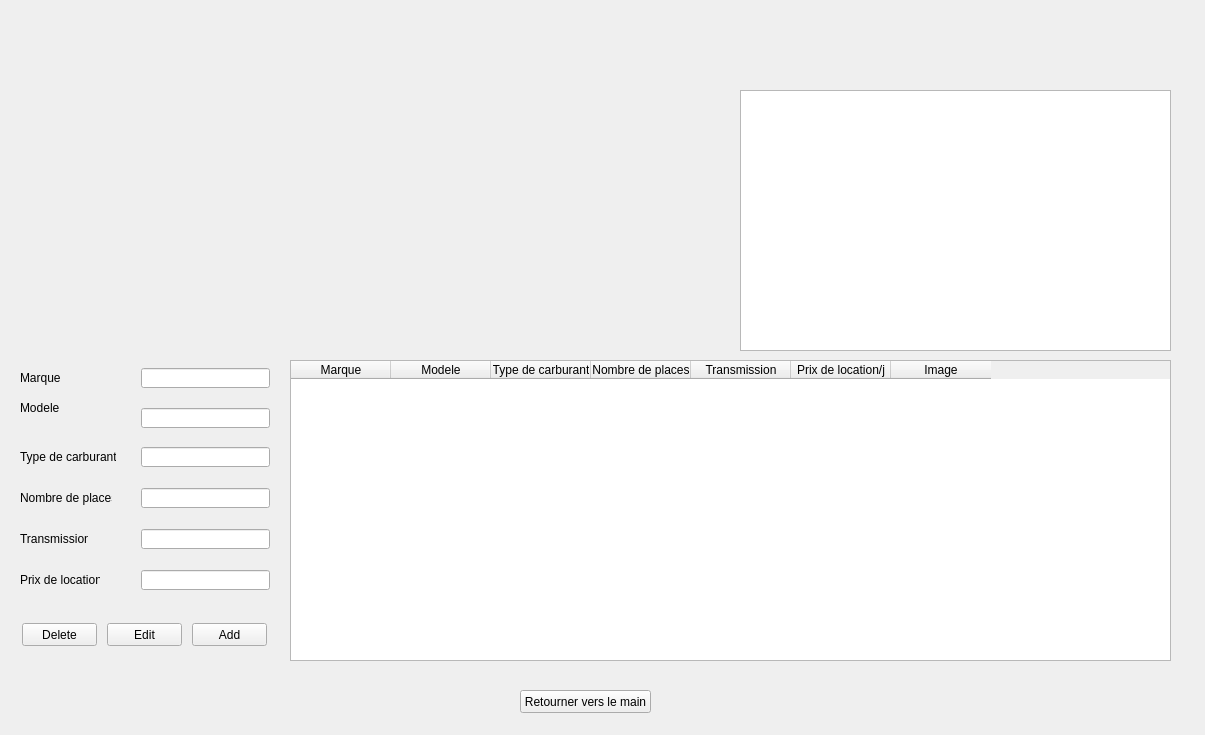
<?xml version="1.0" encoding="UTF-8"?>
<ui version="4.0">
 <class>Form</class>
 <widget class="QWidget" name="Form">
  <property name="geometry">
   <rect>
    <x>0</x>
    <y>0</y>
    <width>1205</width>
    <height>735</height>
   </rect>
  </property>
  <property name="windowTitle">
   <string>Form</string>
  </property>
  <widget class="QPushButton" name="add_btn">
   <property name="geometry">
    <rect>
     <x>192</x>
     <y>623</y>
     <width>75</width>
     <height>23</height>
    </rect>
   </property>
   <property name="text">
    <string>Add</string>
   </property>
  </widget>
  <widget class="QLabel" name="typeDeCarburant_lbl">
   <property name="geometry">
    <rect>
     <x>20</x>
     <y>449</y>
     <width>96</width>
     <height>16</height>
    </rect>
   </property>
   <property name="text">
    <string>Type de carburant :</string>
   </property>
  </widget>
  <widget class="QLineEdit" name="nombre_de_place">
   <property name="geometry">
    <rect>
     <x>141</x>
     <y>488</y>
     <width>129</width>
     <height>20</height>
    </rect>
   </property>
   <property name="text">
    <string/>
   </property>
  </widget>
  <widget class="QPushButton" name="edit_btn">
   <property name="geometry">
    <rect>
     <x>107</x>
     <y>623</y>
     <width>75</width>
     <height>23</height>
    </rect>
   </property>
   <property name="text">
    <string>Edit</string>
   </property>
  </widget>
  <widget class="QLineEdit" name="transmission">
   <property name="geometry">
    <rect>
     <x>141</x>
     <y>529</y>
     <width>129</width>
     <height>20</height>
    </rect>
   </property>
   <property name="text">
    <string/>
   </property>
  </widget>
  <widget class="QLineEdit" name="prix_de_location">
   <property name="geometry">
    <rect>
     <x>141</x>
     <y>570</y>
     <width>129</width>
     <height>20</height>
    </rect>
   </property>
   <property name="text">
    <string/>
   </property>
  </widget>
  <widget class="QLabel" name="marque_lbl">
   <property name="geometry">
    <rect>
     <x>20</x>
     <y>370</y>
     <width>43</width>
     <height>16</height>
    </rect>
   </property>
   <property name="text">
    <string>Marque :</string>
   </property>
  </widget>
  <widget class="QLineEdit" name="marque">
   <property name="geometry">
    <rect>
     <x>141</x>
     <y>368</y>
     <width>129</width>
     <height>20</height>
    </rect>
   </property>
   <property name="text">
    <string/>
   </property>
  </widget>
  <widget class="QPushButton" name="delete_btn">
   <property name="geometry">
    <rect>
     <x>22</x>
     <y>623</y>
     <width>75</width>
     <height>23</height>
    </rect>
   </property>
   <property name="text">
    <string>Delete</string>
   </property>
  </widget>
  <widget class="QLineEdit" name="type_de_carburant">
   <property name="geometry">
    <rect>
     <x>141</x>
     <y>447</y>
     <width>129</width>
     <height>20</height>
    </rect>
   </property>
   <property name="text">
    <string/>
   </property>
  </widget>
  <widget class="QLabel" name="transmission_lbl">
   <property name="geometry">
    <rect>
     <x>20</x>
     <y>531</y>
     <width>68</width>
     <height>16</height>
    </rect>
   </property>
   <property name="text">
    <string>Transmission :</string>
   </property>
  </widget>
  <widget class="QLabel" name="nombreDePlace_lbl">
   <property name="geometry">
    <rect>
     <x>20</x>
     <y>490</y>
     <width>92</width>
     <height>16</height>
    </rect>
   </property>
   <property name="text">
    <string>Nombre de places :</string>
   </property>
  </widget>
  <widget class="QTableWidget" name="tableWidget">
   <property name="geometry">
    <rect>
     <x>290</x>
     <y>360</y>
     <width>881</width>
     <height>301</height>
    </rect>
   </property>
   <column>
    <property name="text">
     <string>Marque</string>
    </property>
   </column>
   <column>
    <property name="text">
     <string>Modele</string>
    </property>
   </column>
   <column>
    <property name="text">
     <string>Type de carburant</string>
    </property>
   </column>
   <column>
    <property name="text">
     <string>Nombre de places</string>
    </property>
   </column>
   <column>
    <property name="text">
     <string>Transmission</string>
    </property>
   </column>
   <column>
    <property name="text">
     <string>Prix de location/j</string>
    </property>
   </column>
   <column>
    <property name="text">
     <string>Image</string>
    </property>
   </column>
  </widget>
  <widget class="QPushButton" name="return_3">
   <property name="geometry">
    <rect>
     <x>520</x>
     <y>690</y>
     <width>131</width>
     <height>23</height>
    </rect>
   </property>
   <property name="text">
    <string>Retourner vers le main</string>
   </property>
  </widget>
  <widget class="QLabel" name="prixDeLocation_lbl">
   <property name="geometry">
    <rect>
     <x>20</x>
     <y>572</y>
     <width>80</width>
     <height>16</height>
    </rect>
   </property>
   <property name="text">
    <string>Prix de location :</string>
   </property>
  </widget>
  <widget class="QGraphicsView" name="ImageView">
   <property name="geometry">
    <rect>
     <x>740</x>
     <y>90</y>
     <width>431</width>
     <height>261</height>
    </rect>
   </property>
  </widget>
  <widget class="QLineEdit" name="modele">
   <property name="geometry">
    <rect>
     <x>141</x>
     <y>408</y>
     <width>129</width>
     <height>20</height>
    </rect>
   </property>
   <property name="text">
    <string/>
   </property>
  </widget>
  <widget class="QLabel" name="marque_lbl_2">
   <property name="geometry">
    <rect>
     <x>20</x>
     <y>400</y>
     <width>43</width>
     <height>16</height>
    </rect>
   </property>
   <property name="text">
    <string>Modele :</string>
   </property>
  </widget>
 </widget>
 <resources/>
 <connections/>
</ui>
